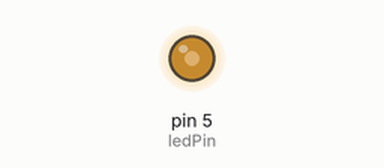
A sketch run on a simulated Arduino Uno, built with avr-gcc and run on an emulated ATmega328P. On the bench: output pins drawn as LEDs (lit = HIGH).

Above: at 0.1 s.
Timing chart, 0 to 1.6 s (numbered marks = the images above):
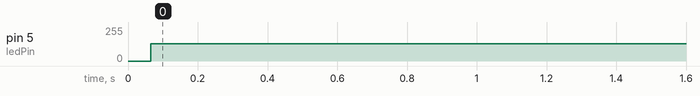

Measured:
- by itself, pin 5 (ledPin): 0/255 → 128/255 at 0.07 s

The sketch:

Exp7a8.ino
```cpp
/*
  This code reads the frequency of an incoming pulse using a photoresistor
  connected to an Arduino board. It calculates the frequency based on the
  pulse duration and compares it to predefined frequency values for bit 0
  and bit 1. If the measured frequency falls within a certain tolerance
  range of either frequency value, it determines the corresponding bit
  value (0 or 1) and appends it to a byte string. When the byte string
  reaches a length of 8 bits, it converts it to a character and adds it
  to a sentence string. The sentence is then printed to the serial monitor.
  The code also handles cases where the frequency indicates an inactive
  period or an error. The timing of the code execution is controlled to
  ensure a specific bit duration. Overall, this code is designed to decode
  a series of pulses into a meaningful sentence.

  Written by:
  Hannes Flament & Sibald Hulselmans
  6IW
*/


#include <TimerOne.h>

// ------------------  Define constants and variables and strings  ---------------------- //

const int ledPin = 5;    // Pin number for the LED
const int photoPin = 3;       // Define the input pin for the photodiode

int bitCounter = 0;          // Counter variable
int bitValue;       // Variable to hold received bit value

float pulseHigh;      // High time of incoming pulse
float pulseLow;       // Low time of incoming pulse

float pulseTotal;   // Total time of incoming pulse
float frequency;    // Calculated frequency of signal

float timeBegin;      // Start time of each loop iteration
float timeEnd;        // End time of each loop iteration
float delayDuration;  // Create a duration variable

const int frequencyTolerance = 50;      // Tolerance range for frequency comparison
const int frequency0 = 500;          // Frequency value for bit 0
const int frequency1 = 600;          // Frequency value for bit 1
const int frequencyInact = 100;         // Frequency value for inactive state

const unsigned long inactivePeriod = 0.5e6 / frequencyInact;  // Inactive period for the timer

const int bitDuration = 50;             // Duration of each bit (clock time)
const int missingSourceTimeout = 500;   // Timeout for pulseIn()

String byteString = "";       // Store the received byte string
String sentence = "";         // Store the complete sentence


// ------------------  void setup()   ---------------------- //

void setup() {
  pinMode(ledPin, OUTPUT);   // Set LED pin as output
  pinMode(photoPin, INPUT);  // Set the input pin for the photodiode
  Serial.begin(230400);      // Start serial communication

  Timer1.initialize(inactivePeriod);  // Initialize timer with inactivePeriod
  Timer1.attachInterrupt(blinkLED);   // Attach interrupt for LED blinking
}

// ------------------  void loop()   ---------------------- //

void loop() {

  timeBegin = millis();       // Record the start time of the loop iteration

  pulseHigh = pulseIn(photoPin, HIGH, missingSourceTimeout * 1000);   // Measure the duration of the high pulse
  pulseLow = pulseIn(photoPin, LOW, missingSourceTimeout * 1000);     // Measure the duration of the low pulse

  pulseTotal = pulseHigh + pulseLow;      // Calculate the total duration of the pulse
  frequency = 1000000 / pulseTotal;       // Calculate the frequency of the signal

  if (bitCounter % 9 != 8) {  // Skip reading each 9th bit
    if (abs(frequency - frequency0) <= frequencyTolerance) {      // Compare the frequency to determine the bit value
      bitValue = 0;
      byteString += String(bitValue);       // Append the bit value to the byte string
      Serial.print("0");
    }
    else if (abs(frequency - frequency1) <= frequencyTolerance) {
      bitValue = 1;
      byteString += String(bitValue);       // Append the bit value to the byte string
      Serial.print("1");
    }
    else if (abs(frequency - frequencyInact) <= 3) {
      byteString = "";                     // Reset the byte string if frequency indicates inactive state
    }
  }

  if (byteString.length() == 8) {     // If the byte string is complete (8 bits), convert it to a character and add it to the sentence
    char character = strtol(byteString.c_str(), NULL, 2);
    sentence += character;
    byteString = "";                  // Reset the byte string
  }

  if (abs(frequency - frequencyInact) <= 3 && sentence.length() > 0) {   // If the frequency indicates inactive state and a byte string has been processed, print the sentence
    Serial.println("");
    Serial.print("Sentence: ");
    Serial.println(sentence);
    sentence = "";                    // Reset the sentence
  }

  bitCounter++;

  timeEnd = millis();                                     // Record the end time of the loop iteration

  delayDuration = bitDuration - (timeEnd - timeBegin);

  if (delayDuration > 0) {
    delay(delayDuration);
  }
}

void blinkLED() {
  static bool ledState = false;
  ledState = !ledState;

  if (ledState)  // Set LED pin port directly HIGH
    PORTD |= (1 << PD5);
  else  // Set LED pin port directly LOW
    PORTD &= ~(1 << PD5);
}
```
